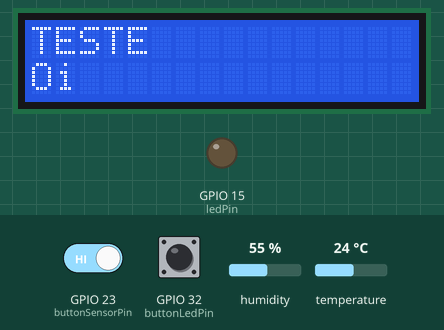
Recording of a sketch running on a simulated ESP32. Parts: 16×2 character LCD, output pins drawn as LEDs (lit = HIGH). Inputs (shaded band) come from the test bench; at power-on: GPIO 23 (buttonSensorPin) HIGH, GPIO 32 (buttonLedPin) HIGH, humidity 55 %, temperature 24 °C.

Above: at 1.2 s.
1.3 s: GPIO 23 (buttonSensorPin) driven LOW
At 2.2 s:
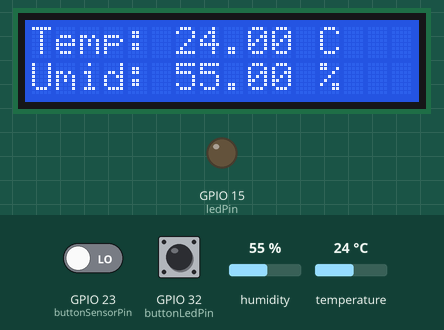
4.3 s: GPIO 32 (buttonLedPin) pulled LOW for 0.15 s
At 4.51 s:
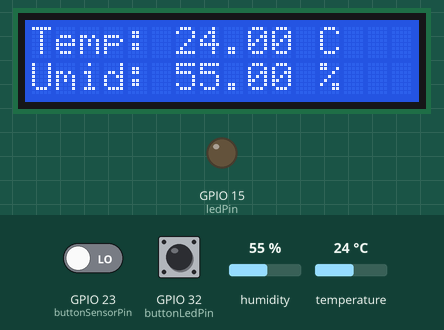
7.4 s: humidity set to 22 %
At 8.6 s:
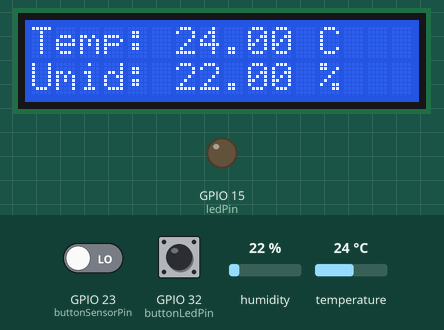
8.9 s: temperature set to 12 °C
At 10.7 s:
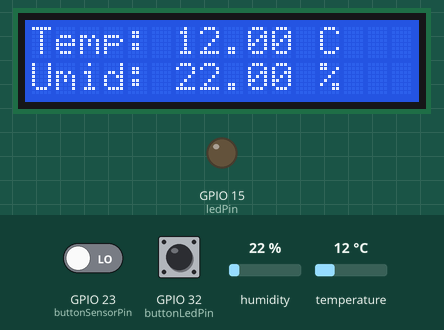
11.9 s: humidity set to 40 %
At 14.6 s:
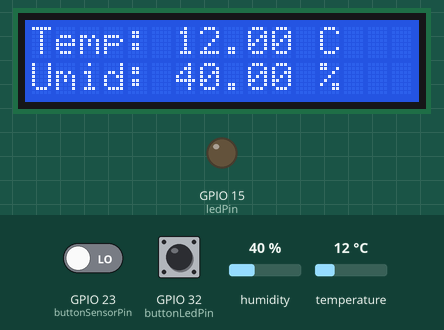
14.9 s: GPIO 32 (buttonLedPin) pulled LOW for 1 s
At 15.5 s:
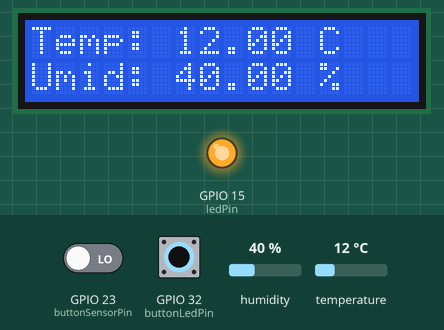
Timing chart, 0 to 17.9 s (numbered marks = the images above; inputs shaded):
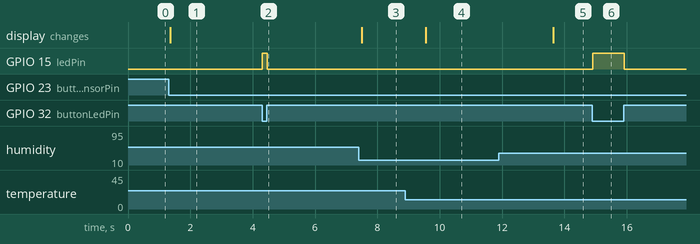

Measured:
- after the input at 1.3 s, the display: changes after 0.05 s (image 1)
- after the input at 4.3 s, GPIO 15 (ledPin): LOW → HIGH at once, → LOW 0.17 s later
- after the input at 7.4 s, the display: changes after 0.10 s (image 3)
- after the input at 8.9 s, the display: changes after 0.65 s (image 4)
- after the input at 11.9 s, the display: changes after 1.7 s (image 5)
- after the input at 14.9 s, GPIO 15 (ledPin): LOW → HIGH at once, → LOW 1.0 s later

The sketch:

software.ino
```cpp
#include <Wire.h>                 // Biblioteca para gerenciar a comunicação entre dispositicos através do protocolo I2C
#include <LiquidCrystal_I2C.h>    // Biblioteca para controlar display 16x2 através do I2C
#include <DHT.h>                  // Biblioteca para utilizar o sensor de temperatura e umidade DHT

#define col 16              // Define o número de colunas do display utilizado
#define lin 2               // Define o número de linhas do display utilizado
#define addr 0x27           // Define o endereço do display
#define buttonLedPin 32     // Define o pino conectado ao botão que irá ligar o LED
#define ledPin 15           // Define o pino conectado ao LED
#define buttonSensorPin 23  // Define o pino concectado ao botão que irá ler o sensor DHT
#define DHT_Pin 4           // Define o pino conectado ao sensor DHT
#define DHT_Type DHT11      // Define o tipo do sensor DHT utilizado

LiquidCrystal_I2C lcd(addr, col, lin);   // Cria o objeto lcd passando como parâmetros o endereço, o # de colunas e o # de linhas

DHT dht(DHT_Pin, DHT_Type);   // Cria o objeto do DHT pasando como parâmetros o pino conectado e o tipo

// Define os estados dos push buttons
int buttonLedState = 0;
int buttonSensorState = 0;

void setup() {
  // Inicializando os pinos
  pinMode(buttonLedPin, INPUT_PULLUP);
  pinMode(buttonSensorPin, INPUT_PULLUP);
  pinMode(ledPin, OUTPUT);

  lcd.init();       // Inicializa a comunicação com o display já conectado
  lcd.clear();      // Limpa a tela do display
  lcd.backlight();  // Aciona a luz de fundo do display

  lcd.setCursor(0, 0);  // Coloca o cursor do display na coluna 1 e linha 1
  lcd.print("TESTE");   // Exibe a mensagem na primeira linha do display
  lcd.setCursor(0, 1);  // Coloca o cursor do display na coluna 1 e linha 2
  lcd.print("Oi");      // Exibe a mensagem na segunda linha do display

  dht.begin();      // Inicializa o sensor DHT11
}

// Função para ler e exibir a leitura do sensor DHT no display LCD
void readDHTSensor() {
  // Curiosidade: Ler temperatura ou umidades leva 250 milissegundos
  float h = dht.readHumidity();     // Lê a umidade
  float t = dht.readTemperature();  // Lê a temperatura em Celsius

  // Se a leitura falhar exibe no display LCD e retorna para a função loop
  if (isnan(h) || isnan(t)) {
    lcd.clear();
    lcd.setCursor(0, 0);
    lcd.print("Falha leitura!");
    return;
  }

  // Exibe os resultados no display LCD
  lcd.clear();
  lcd.setCursor(0, 0);
  lcd.print("Temp: ");
  lcd.print(t);
  lcd.print(" C");

  lcd.setCursor(0, 1);
  lcd.print("Umid: ");
  lcd.print(h);
  lcd.print(" %");
}

void loop() {
  buttonLedState = digitalRead(buttonLedPin);
  if (buttonLedState == LOW) {
    digitalWrite(ledPin, HIGH);   // Liga o LED
  } else {
    digitalWrite(ledPin, LOW);     // Desliga o LED
  }

  buttonSensorState = digitalRead(buttonSensorPin);
  if (buttonSensorState == LOW) {
    readDHTSensor();
  }
}
```
